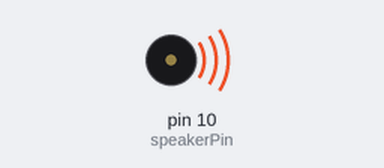
Bench run of a sketch on a simulated Arduino Uno, built with avr-gcc and run on an emulated ATmega328P. On the bench: buzzer (waves = sounding). At 21.8 s the program stops and its outputs stay as they are.

Above: at 0.2 s.
At 21.8 s:
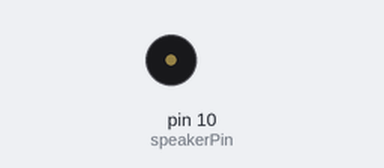
Timing chart, 0 to 23.3 s (numbered marks = the images above):
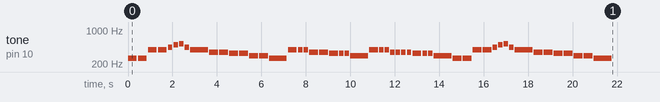

The sketch:

COMP444_2A_Buzzer_DifferentSong.ino
```cpp
int speakerPin = 10;

void setup() {
  pinMode(speakerPin, OUTPUT);
}

void loop() {
  //eighth note = 1
  //quarter note = 2
  //half note = 4
  play('C', 2); //baa
  play('C', 2); //baa
  play('G', 2);
  play('G', 2);
  play('A', 1);
  play('B', 1);
  play('c', 1);
  play('A', 1);
  play('G', 4); //wool

  play('F', 2); //yes
  play('F', 2);
  play('E', 2);
  play('E', 2);
  play('D', 2);
  play('D', 2);
  play('C', 4); //full

  play('G', 2); //one
  play('G', 1);
  play('G', 1);
  play('F', 2); //mas-
  play('F', 2); //ter
  play('E', 2); //one
  play('E', 1);
  play('E', 1);
  play('D', 4); //dame

  play('G', 2); //one
  play('G', 1);
  play('G', 1);
  play('F', 1);
  play('F', 1);
  play('F', 1);
  play('F', 1);
  play('E', 2);
  play('E', 1);
  play('E', 1);
  play('D', 4); //lane

  play('C', 2); //baa
  play('C', 2); //baa
  play('G', 2);
  play('G', 2);
  play('A', 1);
  play('B', 1);
  play('c', 1);
  play('A', 1);
  play('G', 4); //wool

  play('F', 2); //yes
  play('F', 2);
  play('E', 2);
  play('E', 2);
  play('D', 2);
  play('D', 2);
  play('C', 4); //full

  while (true) {}
}

void play(char note, int beats) {
  int numNotes = 8;

  char notes[] = { 'C', 'D', 'E', 'F', 'G', 'A', 'B', 'c'};

  int frequencies[] = { 262, 294, 330, 349, 392, 440, 494, 523};

  int currentFrequency = 0;
  int beatLength = 200;

  for (int i = 0; i < numNotes; i++) {
    if (notes[i] == note) {
      currentFrequency = frequencies[i];
    }
  }

  tone(speakerPin, currentFrequency, beats * beatLength);
  delay(beats * beatLength);
  delay(50);
}
```

Measured:
- by itself, tone on pin 10 (speakerPin): plays 262 Hz for 0.40 s, 262 Hz for 0.40 s, 392 Hz for 0.40 s, 392 Hz for 0.40 s, 440 Hz for 0.20 s, 494 Hz for 0.20 s … (52 notes in this stretch)
